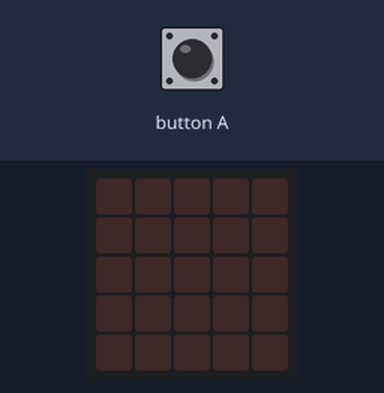
A program run on a simulated BBC micro:bit (MakeCode). On the bench: the board's 5×5 LED display. The inputs (shaded band) are chosen by the test bench.

Above: at 1.2 s.
1.3 s: button A pressed for 0.15 s
At 2.0 s:
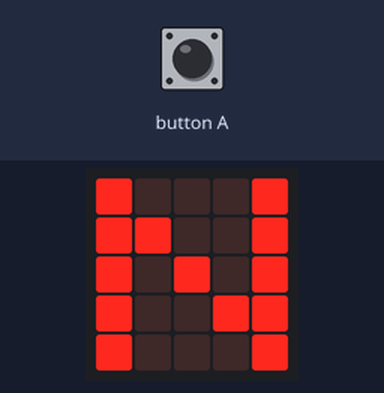
At 7.1 s:
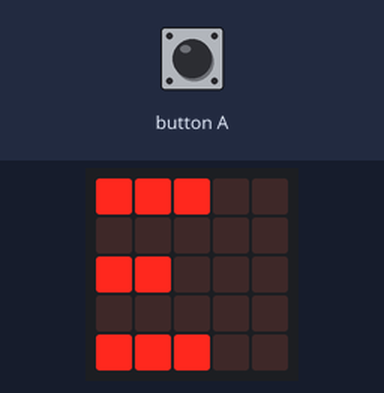
Timing chart, 0 to 8.6 s (numbered marks = the images above; inputs shaded):
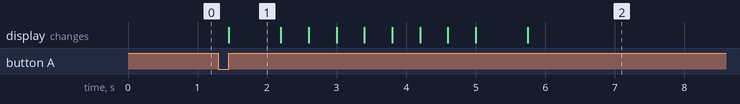

Measured:
- after the input at 1.3 s, the display: changes after 0.15 s (image 1)
- what the display in image 1 shows lasts 0.7 s, from 1.5 s to 2.2 s

The program:

main.ts
```typescript
input.onButtonPressed(Button.A, function () {
    basic.showString("N")
    basic.showLeds(`
        . . . # .
        # . . # .
        . # . # .
        . . # # .
        . . . # .
        `)
    basic.showLeds(`
        . . # . .
        . . # . .
        # . # . .
        . # # . .
        . . # . .
        `)
    basic.showLeds(`
        . # . . .
        . # . . .
        . # . . .
        # # . . .
        . # . . .
        `)
    basic.showLeds(`
        # . . . #
        # . . . #
        # . . . #
        # . . . #
        # . . . #
        `)
    basic.showLeds(`
        . . . # #
        . . . # .
        . . . # #
        . . . # .
        . . . # #
        `)
    basic.showLeds(`
        . . # # #
        . . # . .
        . . # # #
        . . # . .
        . . # # #
        `)
    basic.showLeds(`
        . # # # #
        . # . . .
        . # # # .
        . # . . .
        . # # # #
        `)
    basic.showString("E")
    basic.showLeds(`
        # # # . .
        . . . . .
        # # . . .
        . . . . .
        # # # . .
        `)
})
basic.forever(function () {

})
```

test.ts
```typescript
// tu są testy; nie będzie to kompilowane, gdy ten pakiet będzie używany jako rozszerzenie.
```
